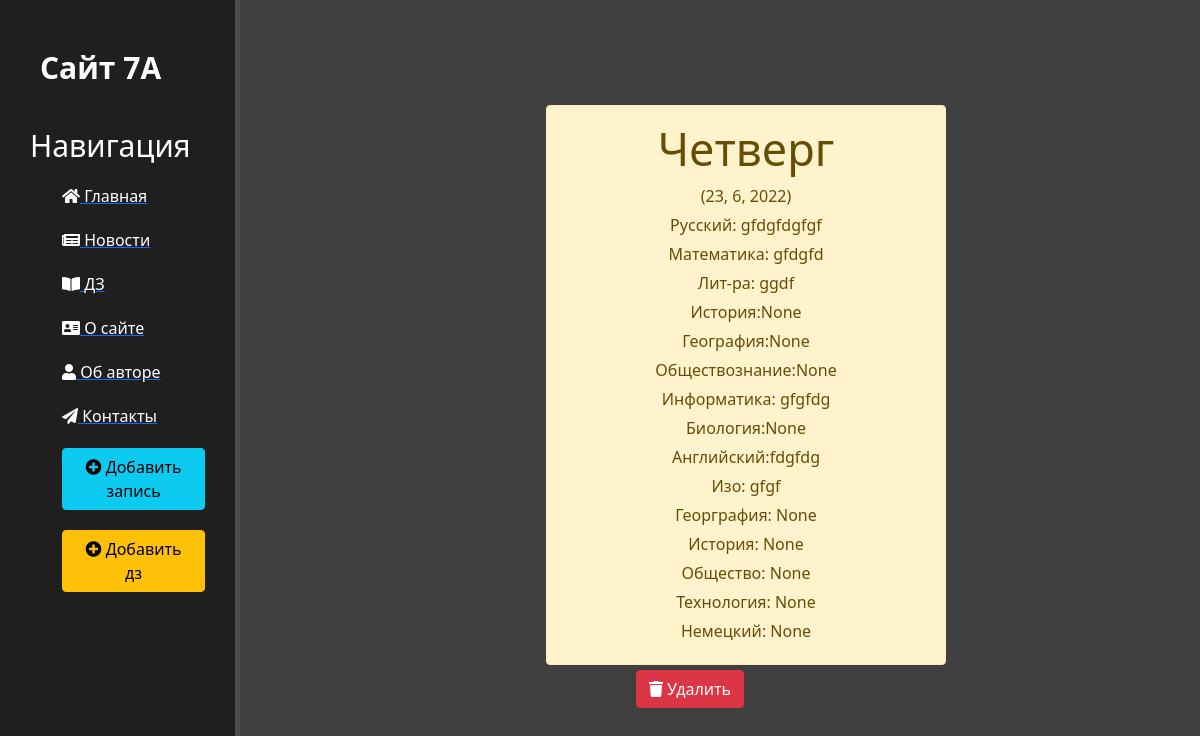
The page /homework/10 on the database as committed earlier.
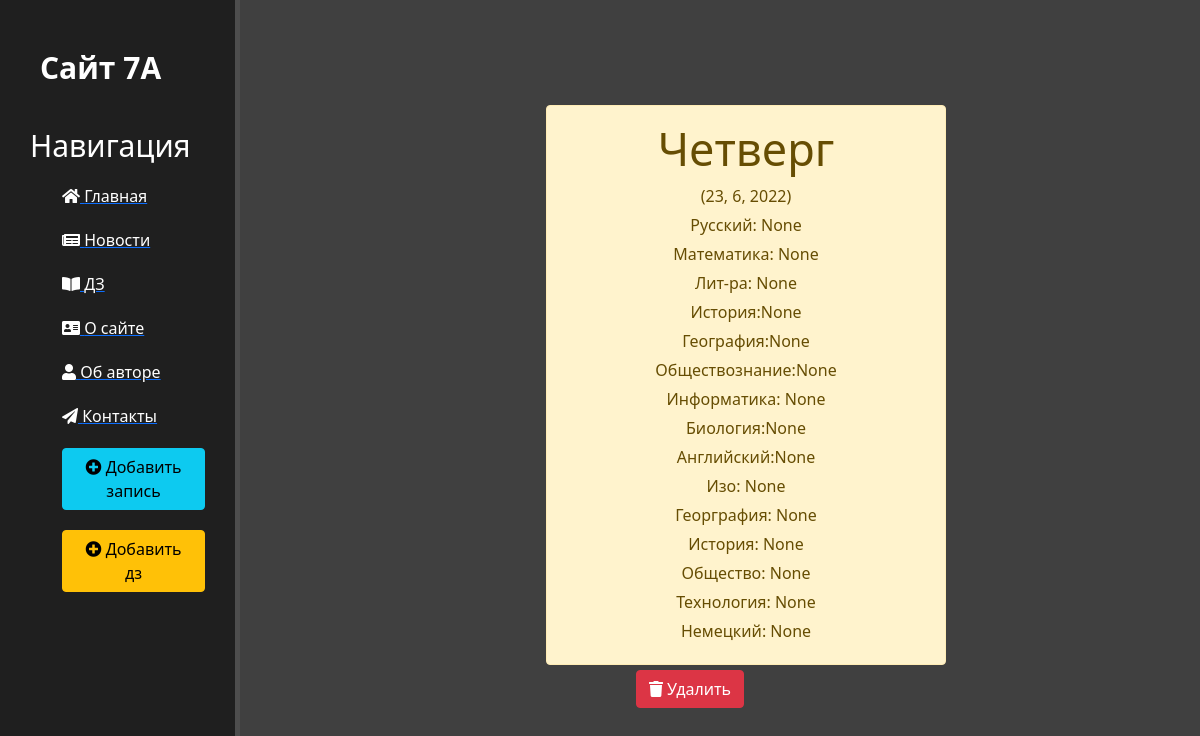
The same page on the database as committed later.
### work/models.py (models this page shows, shortened)
class Work(models.Model):
    day = models.CharField('День недели', max_length=50, default=day1, null=True, blank=True)
    rus = models.CharField('Русский', max_length=50, null=True, blank=True)
    match = models.CharField('Математика', max_length=50, null=True, blank=True)
    lit = models.CharField('Лит-ра', max_length=50, null=True, blank=True)
    bio = models.CharField('Биология', max_length=50, null=True, blank=True)
    eng = models.CharField('Английский', max_length=50, null=True, blank=True)
    IZO = models.CharField('Изо', max_length=50, null=True, blank=True)
    inf = models.CharField('Информатика', max_length=50, null=True, blank=True)
    geo = models.CharField('География', max_length=50, null=True, blank=True)
    his = models.CharField('История', max_length=50, null=True, blank=True)
    science = models.CharField('Общество', max_length=50, null=True, blank=True)
    teh = models.CharField('Технология', max_length=50, null=True, blank=True)
    deutsch = models.CharField('Немецкий', max_length=50, null=True, blank=True)
    date = models.CharField('Дата', max_length=50, null=True, blank=True, default=time)
    class Meta:
        verbose_name = 'Домашнее задание'
        verbose_name_plural = 'Домашнии задания'

### work/views.py (the view)
# urls.py: path('<int:pk>', views.WorkDetail.as_view(), name='Detail'),
class WorkDetail(DetailView):
    model = Work
    template_name = 'work/details.html'
    context_object_name = 'Work'

### work/templates/work/details.html (shortened to what this page needs)
{% extends "main/layout.html" %}
{% block content %}
    <div class="Work">
        <div class="work alert alert-warning">
           <h1>{{ Work.day }}</h1>
            <p>{{ Work.date }}</p>
            <p>Русский: {{ Work.rus }}</p>
            <p>Математика: {{ Work.match }}</p>
            <p>Лит-ра: {{ Work.lit }}</p>
            <p>История:{{ Work.his }}</p>
            <p>География:{{ Work.geo }}</p>
            <p>Обществознание:{{ Work.science }}</p>
            <p>Информатика: {{ Work.inf }}</p>
            <p>Биология:{{ Work.bio }}</p>
            <p>Английский:{{ Work.eng }} </p>
            <p>Изо: {{ Work.IZO }}</p>
            <p>Георграфия: {{ Work.geo }}</p>
            <p>История: {{ Work.his }}</p>
            <p>Общество: {{ Work.science }}</p>
            <p>Технология: {{ Work.teh }}</p>
            <p>Немецкий: {{ Work.deutsch }}</p>
        </div>
        <a href="{% url 'WorkDelete' Work.id %}"><button class="btn btn-danger"><i class="fas fa-trash"></i> Удалить</button></a>
    </div>
{% endblock %}

### main/templates/main/layout.html (shortened to what this page needs)
{%  load static %}
<!doctype html>
<html lang="ru">
<head>
    <link rel="stylesheet" href="https://cdn.jsdelivr.net/npm/bootstrap@5.1.3/dist/css/bootstrap.min.css">
    <link rel="stylesheet" href="{%  static "main/css/main.css" %}">
    <link rel="stylesheet" href="https://use.fontawesome.com/releases/v5.8.2/css/all.css">
</head>
<body>
    <aside>
        <span class ="logo">Сайт 7А</span>
        <h3>Навигация</h3>
        <ul>
            <a href="{% url "home" %}"><li><i class="fas fa-home"></i> Главная</li></a>
            <a href="{% url "news_home" %}"><li><i class="fas fa-newspaper"></i> Новости</li></a>
            <a href="{% url "work_home" %}"><li><i class="fas fa-book-open"></i> ДЗ</li></a>
            <a href="{% url "about" %}"><li><i class="fas fa-address-card"></i> О сайте</li></a>
            <a href="{% url "author" %}"><li><i class="fas fa-user"></i> Об авторе</li></a>
            <a href="{% url 'contacts' %}"><li><i class="fas fa-paper-plane"></i> Контакты</li></a>
            <a href="{% url 'create' %}"><li><button class="btn btn-info"><i class="fas fa-plus-circle"></i> Добавить запись</button></li></a>
            <a href="{% url 'work-create' %}"><li><button class="btn btn-warning"><i class="fas fa-plus-circle"></i> Добавить дз</button></li></a>
        </ul>
    </aside>
    <main>
        {% block content %}
        {% endblock %}
    </main>
</body>
</html>

### main/static/main/css/main.css (style rules this page uses)
body { background: #404040; }
aside { float: left; background: #1f1f1f; width: 20%; padding: 2.5%; height: 100vh; color: #fff; border-right: 5px solid #4d4d4d; }
aside .logo { font-size: 30px; margin-left: 10px; font-weight: bold; position: relative; top: 15px; }
aside h3 { margin-top: 30%; font-size: 30px; }
aside ul { list-style: none; }
aside ul li { color: white; display: block; margin-top: 20px; transition: transform .6s ease; }
.alert-warning { float: left; clear: both; width: 400px; margin: 20px 34%; text-align: left; }
.Work .alert-warning { float: left; clear: both; width: 400px; margin: 5px 34%; text-align: center; }
.Work h1 { font-size: 45px }
.Work p { max-width: 700px; margin: 5px auto }
.Work { float: left; color: white; margin-top: 100px; text-align: center; width: 75%; }

Rows that differ between the two databases and show on the page:
changed Work "Четверг": rus "gfdgfdgfgf" → "None"; match "gfdgfd" → "None"; lit "ggdf" → "None"; inf "gfgfdg" → "None"; eng "fdgfdg" → "None"; IZO "gfgf" → "None"
